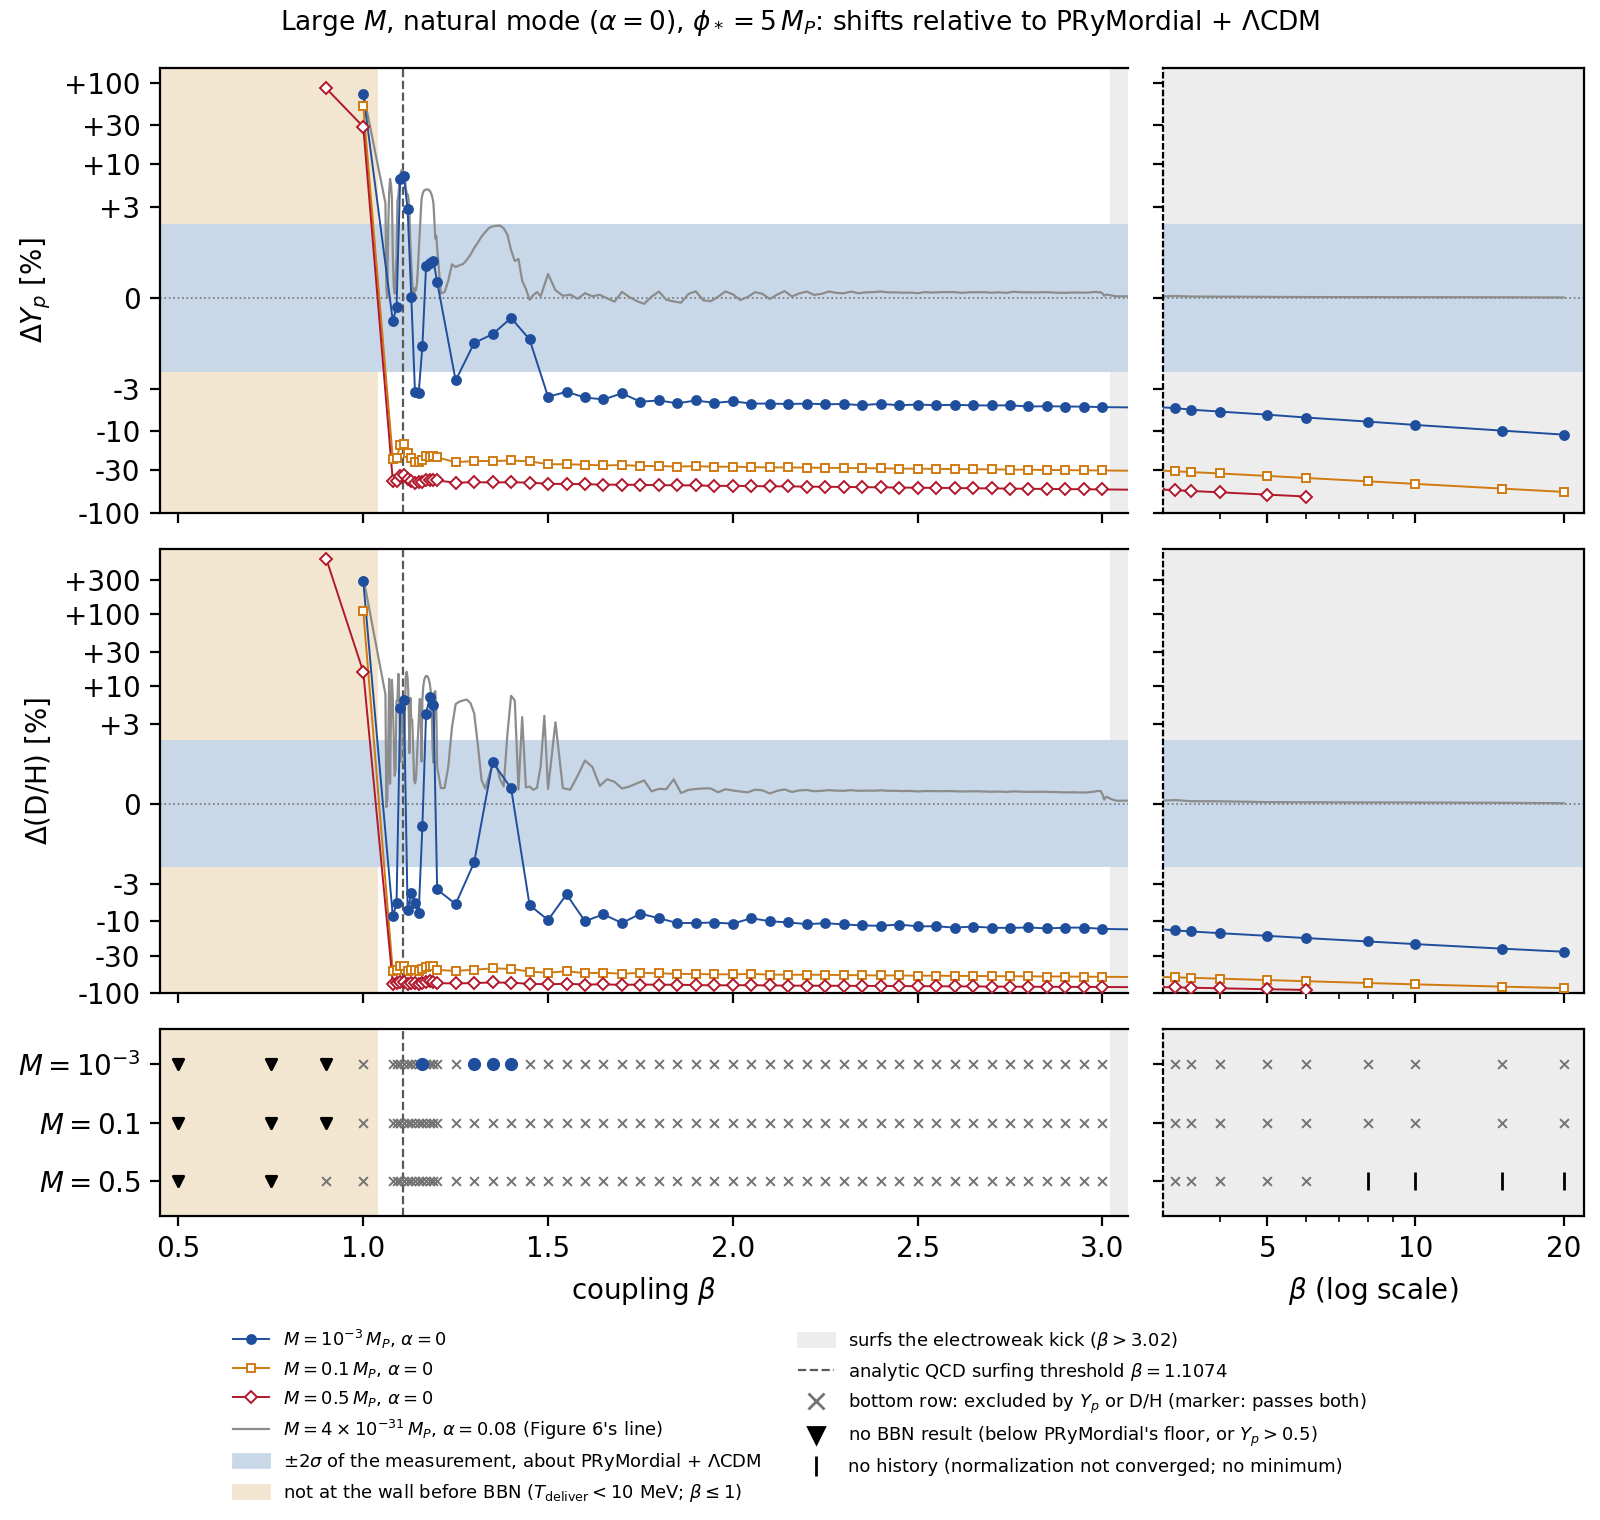

Write the Python code that produced this figure.
"""
Figure 6a of the 2026.8.0 science run: the shifts in Y_p and D/H against beta at large M (1e-3,
0.1 and 0.5 M_P) in natural mode (alpha = 0), the successor to the 2026.6.0 draft Figure 6, which
showed M = 1e-3 and 1e-5 M_P before jordan-normalization.

    ./venv/bin/python science-runs/2026-11-01-science-2026.8.0/fig6a/fig6a.py

Reads only ../fig6/inputs/histories.csv (the export of ../run_figure_exports.sh, plot_by_beta.py on
the main store) and ../registry/stores/science-2026.8.0.manifest.json (the store's fingerprint).
Writes fig6a.pdf, fig6a.png and fig6a.provenance.json beside this file. Needs no Ray and no store.

The shifts and tests are Figure 6's: relative to PRyMordial + LambdaCDM, differential and two-sided,
|dY_p| <= 2 x 0.003/0.245 and |d(D/H)| <= 2 x 0.030/2.527. The y axes are symmetric-log, linear
inside +-3%, since the shifts run from -90% to +580%. For reference, the laboratory-mass history at
alpha = 0.08 (Figure 6's line) is drawn in grey.
"""

import hashlib
import json
import subprocess
from pathlib import Path

import matplotlib

matplotlib.use("Agg")
import matplotlib.pyplot as plt
import numpy as np
import pandas as pd
from matplotlib.lines import Line2D
from matplotlib.patches import Patch

HERE = Path(__file__).resolve().parent
INPUT = HERE.parent / "fig6" / "inputs" / "histories.csv"
SIDECAR = HERE.parent / "registry" / "stores" / "science-2026.8.0.manifest.json"

# (M in M_P, label, colour, marker, filled); the colours of the 2026.6.0 draft
LARGE_M = [
    (1e-3, r"$M = 10^{-3}\,M_P$", "#1f4e9c", "o", True),
    (0.1, r"$M = 0.1\,M_P$", "#d07a12", "s", False),
    (0.5, r"$M = 0.5\,M_P$", "#b2182b", "D", False),
]
M_LAB, ALPHA_LAB = 4e-31, 0.08  # Figure 6's line, for reference
BETA_QCD = 1.1074  # the analytic QCD surfing threshold
BETA_EW = 3.020  # the electroweak threshold at M = 1e-3 (surfing-temperature campaign, prompt 04)
T_WALL_GEV = 1e-2  # a history delivered below 10 MeV has not reached the wall before BBN

YP_OBS, YP_SIG = 0.245, 0.003  # PDG 2024
DH_OBS, DH_SIG = 2.527, 0.030  # Cooke et al. 2018, in 1e-5
TOL = {"dYp": 100 * 2 * YP_SIG / YP_OBS, "dDH": 100 * 2 * DH_SIG / DH_OBS}
LINTHRESH = 3.0  # per cent: the symmetric-log axes are linear inside +-3%

COLUMNS = [((0.45, 3.07), "linear", 2.3), ((3.07, 22.0), "log", 1.0)]  # (x range, scale, width)
ROWS = [  # (column, axis label, y range, ticks)
    ("dYp", r"$\Delta Y_p$ [%]", (-100, 150), [-100, -30, -10, -3, 0, 3, 10, 30, 100]),
    ("dDH", r"$\Delta(\mathrm{D/H})$ [%]", (-100, 800), [-100, -30, -10, -3, 0, 3, 10, 30, 100, 300]),
]


def sha256(path: Path) -> str:
    return hashlib.sha256(path.read_bytes()).hexdigest()


def git(*args) -> str:
    return subprocess.run(
        ["git", *args], cwd=HERE, capture_output=True, text=True, check=True
    ).stdout.strip()


def load() -> pd.DataFrame:
    H = pd.read_csv(INPUT)
    H["failure_reasons"] = H.failure_reasons.fillna("")
    H = H[~H.failure_reasons.str.startswith("no ScalarHistory")].copy()  # never computed
    H["ok"] = (H.failure_reasons == "") & H.Yp_BBN.notna()
    H["dYp"] = 100 * H.delta_Yp
    H["dDH"] = 100 * H.delta_D_over_H
    H["passes"] = (H.dYp.abs() <= TOL["dYp"]) & (H.dDH.abs() <= TOL["dDH"])
    return H


def at(H: pd.DataFrame, M: float, alpha: float) -> pd.DataFrame:
    s = H[np.isclose(H.M_Mp, M, rtol=1e-9, atol=0.0) & (H.alpha == alpha)]
    return s.sort_values("beta")


def failure_kind(reason: str) -> str:
    """'nobbn' when the history exists but BBN gave no usable result; 'nohistory' otherwise."""
    return "nobbn" if reason.startswith("PRyMordial") else "nohistory"


def main():
    H = load()
    large = {M: at(H, M, 0.0) for M, *_ in LARGE_M}
    lab = at(H, M_LAB, ALPHA_LAB)
    lab = lab[lab.ok]

    # where the field first reaches the wall before BBN, per M (beta between two grid points)
    b_wall = {}
    for M, s in large.items():
        td = s.set_index("beta").T_deliver_GeV.dropna()
        b_wall[M] = (td[td < T_WALL_GEV].index.max(), td[td >= T_WALL_GEV].index.min())
    assert len(set(b_wall.values())) == 1, b_wall  # the same bracket at every large M
    lo, hi = next(iter(b_wall.values()))
    b_edge = 0.5 * (lo + hi)

    fig = plt.figure(figsize=(8.0, 7.6))
    gs = fig.add_gridspec(
        3, 2, width_ratios=[c[2] for c in COLUMNS], height_ratios=[1, 1, 0.42],
        wspace=0.05, hspace=0.1,
    )

    def regions(A):
        A.axvspan(0.0, b_edge, color="#f3e6d0", zorder=0, lw=0)
        A.axvspan(BETA_EW, 100, color="0.93", zorder=0, lw=0)
        A.axvline(BETA_QCD, color="0.35", ls="--", lw=0.8, zorder=1)

    def xaxis(A, j, labels):
        xlim, xscale, _ = COLUMNS[j]
        A.set_xscale(xscale)
        A.set_xlim(*xlim)
        if xscale == "log":
            A.set_xticks([5, 10, 20])
            A.set_xticklabels(["5", "10", "20"] if labels else [])
            A.xaxis.set_minor_formatter(matplotlib.ticker.NullFormatter())
        else:
            A.set_xticks([0.5, 1.0, 1.5, 2.0, 2.5, 3.0])
            if not labels:
                A.set_xticklabels([])
        if j == 1:
            A.tick_params(labelleft=False)
            A.spines["left"].set_linestyle((0, (2, 2)))
        else:
            A.spines["right"].set_visible(False)

    for i, (col, ylabel, ylim, yticks) in enumerate(ROWS):
        for j in range(len(COLUMNS)):
            A = fig.add_subplot(gs[i, j])
            A.set_yscale("symlog", linthresh=LINTHRESH, linscale=1.0)
            A.set_ylim(*ylim)
            A.set_yticks(yticks)
            A.set_yticklabels([f"{t:+g}" if t else "0" for t in yticks])
            A.yaxis.set_minor_locator(matplotlib.ticker.NullLocator())
            xaxis(A, j, labels=False)
            regions(A)
            A.axhspan(-TOL[col], TOL[col], color="#c9d8e8", zorder=0.5, lw=0)
            A.axhline(0, color="0.45", lw=0.6, ls=":")

            A.plot(lab.beta, lab[col], color="0.55", lw=0.8, zorder=2)
            for M, _, c, m, filled in LARGE_M:
                s = large[M][large[M].ok]
                A.plot(s.beta, s[col], color=c, lw=0.7, zorder=3)
                A.plot(s.beta, s[col], ls="", marker=m, ms=3.2, color=c, mew=0.7,
                       mfc=c if filled else "white", zorder=4)
            if j == 0:
                A.set_ylabel(ylabel)

    # the verdict strip: one track per M
    for j in range(len(COLUMNS)):
        A = fig.add_subplot(gs[2, j])
        xaxis(A, j, labels=True)
        regions(A)
        A.set_ylim(-0.6, len(LARGE_M) - 0.4)
        A.set_yticks(range(len(LARGE_M)))
        A.set_yticklabels([lbl.replace(r"\,M_P", "") for _, lbl, *_ in LARGE_M] if j == 0 else [])
        A.invert_yaxis()
        for k, (M, _, c, m, filled) in enumerate(LARGE_M):
            s = large[M]
            ok = s[s.ok]
            y = np.full(len(ok), k)
            A.scatter(ok.beta[ok.passes], y[ok.passes.values], marker=m, s=14, color=c,
                      edgecolors=c, zorder=4)
            A.scatter(ok.beta[~ok.passes], y[~ok.passes.values], marker="x", s=10, color="0.45",
                      lw=0.7, zorder=3)
            bad = s[~s.ok]
            kind = bad.failure_reasons.map(failure_kind)
            A.scatter(bad.beta[kind == "nobbn"], np.full((kind == "nobbn").sum(), k), marker="v",
                      s=14, color="k", zorder=4)
            A.scatter(bad.beta[kind == "nohistory"], np.full((kind == "nohistory").sum(), k),
                      marker="|", s=40, color="k", lw=1.0, zorder=4)
        if j == 0:
            A.set_xlabel(r"coupling $\beta$")
        else:
            A.set_xlabel(r"$\beta$ (log scale)")

    handles = [
        *[Line2D([], [], color=c, lw=0.7, marker=m, ms=3.2, mew=0.7, mfc=c if f else "white",
                 label=lbl + r", $\alpha = 0$") for _, lbl, c, m, f in LARGE_M],
        Line2D([], [], color="0.55", lw=0.8,
               label=r"$M = 4\times10^{-31}\,M_P$, $\alpha = 0.08$ (Figure 6's line)"),
        Patch(color="#c9d8e8", label=r"$\pm 2\sigma$ of the measurement, about PRyMordial + $\Lambda$CDM"),
        Patch(color="#f3e6d0", label=rf"not at the wall before BBN ($T_{{\rm deliver}} < 10$ MeV; $\beta \leq {lo:g}$)"),
        Patch(color="0.93", label=rf"surfs the electroweak kick ($\beta > {BETA_EW}$)"),
        Line2D([], [], color="0.35", ls="--", lw=0.8, label=rf"analytic QCD surfing threshold $\beta = {BETA_QCD}$"),
        Line2D([], [], color="0.45", marker="x", ls="", label="bottom row: excluded by $Y_p$ or D/H (marker: passes both)"),
        Line2D([], [], color="k", marker="v", ls="", label="no BBN result (below PRyMordial's floor, or $Y_p > 0.5$)"),
        Line2D([], [], color="k", marker="|", ls="", ms=7, label="no history (normalization not converged; no minimum)"),
    ]
    fig.legend(handles=handles, loc="lower center", ncol=2, fontsize=6.5, frameon=False,
               bbox_to_anchor=(0.5, 0.0))
    fig.suptitle(
        r"Large $M$, natural mode ($\alpha = 0$), $\phi_* = 5\,M_P$: shifts relative to PRyMordial + $\Lambda$CDM",
        fontsize=9.5, y=0.995,
    )
    fig.subplots_adjust(bottom=0.2, top=0.955, left=0.1, right=0.99)

    head = git("rev-parse", "HEAD")
    dirty = bool(git("status", "--porcelain", "--untracked-files=no"))
    sidecar = json.loads(SIDECAR.read_text())
    meta = {
        "Title": "Figure 6a, 2026.8.0 science run",
        "Subject": f"histories.csv sha256 {sha256(INPUT)}; store digest {sidecar['fingerprint']['digest']}; "
        f"git {head}{' (dirty)' if dirty else ''}",
    }
    fig.savefig(HERE / "fig6a.pdf", metadata=meta)
    fig.savefig(HERE / "fig6a.png", dpi=200)

    per_M = {}
    for M, *_ in LARGE_M:
        s = large[M]
        ok = s[s.ok]
        per_M[f"{M:g}"] = {
            "histories": int(len(s)),
            "with_yields": int(len(ok)),
            "passing_both": [float(b) for b in ok.beta[ok.passes]],
            "excluded_by_Yp": int((ok.dYp.abs() > TOL["dYp"]).sum()),
            "excluded_by_DH": int((ok.dDH.abs() > TOL["dDH"]).sum()),
            "without_result": {f"{b:g}": r for b, r in zip(s.beta[~s.ok], s.failure_reasons[~s.ok])},
        }
    provenance = {
        "script": "fig6a.py",
        "script_sha256": sha256(Path(__file__)),
        "git_head": head,
        "git_dirty": dirty,
        "input": {"path": "../fig6/inputs/histories.csv", "sha256": sha256(INPUT)},
        "store": {"name": sidecar["name"], "store_id": sidecar.get("store_id"),
                  "digest": sidecar["fingerprint"]["digest"]},
        "alpha": 0.0,
        "tolerances_percent": TOL,
        "beta_wall_bracket": [lo, hi],
        "reference_line": {"M_Mp": M_LAB, "alpha": ALPHA_LAB},
        "by_M": per_M,
    }
    (HERE / "fig6a.provenance.json").write_text(json.dumps(provenance, indent=2) + "\n")
    print(json.dumps({k: provenance[k] for k in ("git_head", "git_dirty", "beta_wall_bracket")}, indent=2))
    for M, d in per_M.items():
        print(M, d["with_yields"], "with yields; passing both at", d["passing_both"],
              "; excluded by Yp", d["excluded_by_Yp"], "by D/H", d["excluded_by_DH"])


if __name__ == "__main__":
    main()
